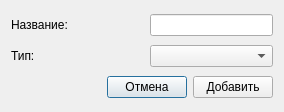
<?xml version="1.0" encoding="UTF-8"?>
<ui version="4.0">
 <class>DialogAddMeasure</class>
 <widget class="QDialog" name="DialogAddMeasure">
  <property name="geometry">
   <rect>
    <x>0</x>
    <y>0</y>
    <width>284</width>
    <height>112</height>
   </rect>
  </property>
  <property name="windowTitle">
   <string>Добавить измерение</string>
  </property>
  <layout class="QGridLayout" name="gridLayout">
   <item row="0" column="0" colspan="2">
    <widget class="QLabel" name="label">
     <property name="text">
      <string>Название:</string>
     </property>
    </widget>
   </item>
   <item row="0" column="2" colspan="2">
    <widget class="QLineEdit" name="lnName"/>
   </item>
   <item row="1" column="0" colspan="2">
    <widget class="QLabel" name="label_2">
     <property name="text">
      <string>Тип:</string>
     </property>
    </widget>
   </item>
   <item row="1" column="2" colspan="2">
    <widget class="QComboBox" name="boxType"/>
   </item>
   <item row="2" column="0">
    <spacer name="horizontalSpacer">
     <property name="orientation">
      <enum>Qt::Horizontal</enum>
     </property>
     <property name="sizeHint" stdset="0">
      <size>
       <width>59</width>
       <height>19</height>
      </size>
     </property>
    </spacer>
   </item>
   <item row="2" column="1" colspan="2">
    <widget class="QPushButton" name="btnCancel">
     <property name="text">
      <string>Отмена</string>
     </property>
    </widget>
   </item>
   <item row="2" column="3">
    <widget class="QPushButton" name="btnAdd">
     <property name="text">
      <string>Добавить</string>
     </property>
    </widget>
   </item>
  </layout>
 </widget>
 <resources/>
 <connections>
  <connection>
   <sender>btnAdd</sender>
   <signal>clicked()</signal>
   <receiver>DialogAddMeasure</receiver>
   <slot>accept()</slot>
   <hints>
    <hint type="sourcelabel">
     <x>236</x>
     <y>93</y>
    </hint>
    <hint type="destinationlabel">
     <x>282</x>
     <y>69</y>
    </hint>
   </hints>
  </connection>
  <connection>
   <sender>btnCancel</sender>
   <signal>clicked()</signal>
   <receiver>DialogAddMeasure</receiver>
   <slot>reject()</slot>
   <hints>
    <hint type="sourcelabel">
     <x>144</x>
     <y>91</y>
    </hint>
    <hint type="destinationlabel">
     <x>57</x>
     <y>88</y>
    </hint>
   </hints>
  </connection>
 </connections>
</ui>
